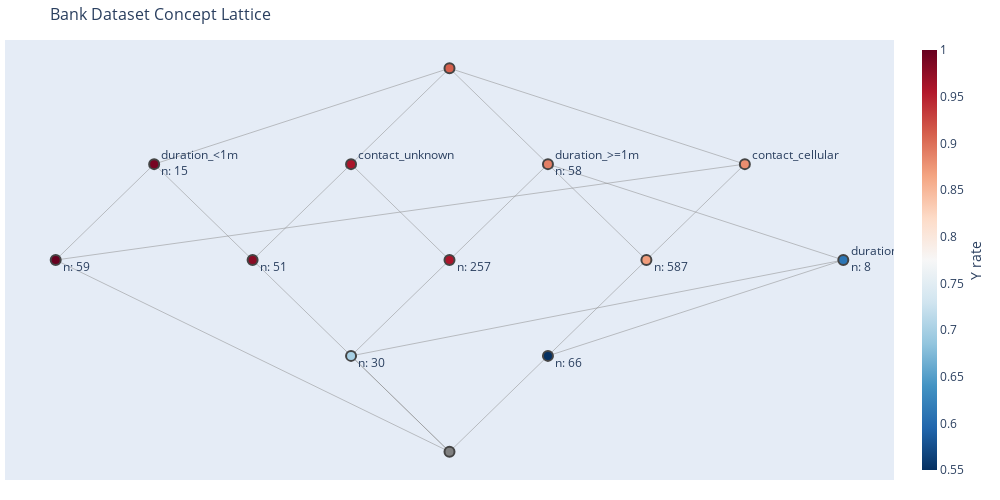

The cell this chart's notebook holds for it:
### Code cell
fig.show()

### Figure 1 — Plotly figure (JSON) as saved in the notebook; plotly's stock layout.template omitted (floating-point values rounded to 4 significant figures)
{"data": [{"hoverinfo": "none", "line": {"color": "#888", "width": 0.5}, "mode": "lines", "type": "scatter", "x": [0.5, 0, null, 0.5, 1, null, 0.5, 2, null, 0.5, 0, null, -1.5, -1, null, -1.5, -2, null, -1.5, 0, null, 0, 0.5, null, 0, -0.5, null, 0, -2, null, 0, -1, null, 0.5, 1, null, 0.5, 2, null, 1, 1.5, null, -0.5, 0, null, -0.5, -1, null, -0.5, 0, null, -0.5, 0, null, -0.5, 2, null, -2, 1.5, null, 0, 1.5, null], "y": [4, 3, null, 4, 3, null, 4, 3, null, 4, 5, null, 4, 3, null, 4, 3, null, 4, 5, null, 1, 2, null, 1, 2, null, 1, 3, null, 1, 3, null, 2, 3, null, 2, 3, null, 3, 4, null, 4, 3, null, 4, 3, null, 4, 5, null, 2, 3, null, 2, 3, null, 3, 4, null, 5, 4, null]}, {"hoverinfo": "text", "hovertext": ["Concept 3<br>extent (len: 1006): 2398, 800, 2288, 3615, 3548, 1115, 4053, 838, 4141, 1189,...<br>intent (len: 1): duration_>=1m<br>new extent (len: 58): 1545, 1505, 2627, 3632, 3631, 2677, 2402, 501, 3258, 2531,...<br>new intent (len: 1): duration_>=1m<br>mean_y_true: 0.12<br>mean_y_pred: 0.09<br>Metrics<br>\taccuracy: 0.89<br>\tprecision: 0.6<br>\trecall: 0.44<br>\tneg_precision: 0.92<br>\tneg_recall: 0.96<br><br>", "Concept 1<br>extent (len: 125): 3134, 1583, 3214, 4374, 1075, 8, 3671, 1777, 3892, 2501,...<br>intent (len: 1): duration_<1m<br>new extent (len: 15): 3988, 1569, 408, 3408, 2387, 4468, 2662, 3462, 3166, 3487,...<br>new intent (len: 1): duration_<1m<br>mean_y_true: 0.01<br>mean_y_pred: 0.0<br>Metrics<br>\taccuracy: 0.99<br>\tprecision: 0.0<br>\trecall: 0.0<br>\tneg_precision: 0.99<br>\tneg_recall: 1.0<br><br>", "Concept 12<br>extent (len: 0): emptyset<br>intent (len: 5): duration_<1m, duration_>=1m, duration_>=10m, contact_cellular, contact_unknown<br>new extent (len: 0): emptyset<br>new intent (len: 0): emptyset<br><br>", "Concept 11<br>extent (len: 66): 3614, 1876, 415, 4077, 2481, 1557, 1192, 3210, 3740, 33,...<br>intent (len: 3): duration_>=1m, duration_>=10m, contact_cellular<br>new extent (len: 66): 3463, 1896, 3740, 1991, 99, 589, 2211, 1557, 33, 450,...<br>new intent (len: 0): emptyset<br>mean_y_true: 0.48<br>mean_y_pred: 0.64<br>Metrics<br>\taccuracy: 0.55<br>\tprecision: 0.52<br>\trecall: 0.69<br>\tneg_precision: 0.58<br>\tneg_recall: 0.41<br><br>", "Concept 9<br>extent (len: 653): 2398, 800, 2288, 3615, 3548, 1115, 4053, 838, 4141, 1189,...<br>intent (len: 2): duration_>=1m, contact_cellular<br>new extent (len: 587): 1055, 3036, 2288, 1189, 744, 2118, 4020, 468, 960, 1042,...<br>new intent (len: 0): emptyset<br>mean_y_true: 0.15<br>mean_y_pred: 0.11<br>Metrics<br>\taccuracy: 0.87<br>\tprecision: 0.58<br>\trecall: 0.43<br>\tneg_precision: 0.9<br>\tneg_recall: 0.94<br><br>", "Concept 2<br>extent (len: 338): 2344, 4018, 1878, 937, 2754, 2792, 3707, 3964, 2873, 1659,...<br>intent (len: 1): contact_unknown<br>new extent (len: 0): emptyset<br>new intent (len: 1): contact_unknown<br>mean_y_true: 0.04<br>mean_y_pred: 0.01<br>Metrics<br>\taccuracy: 0.96<br>\tprecision: 0.8<br>\trecall: 0.27<br>\tneg_precision: 0.97<br>\tneg_recall: 1.0<br><br>", "Concept 10<br>extent (len: 30): 2775, 4511, 297, 1315, 2688, 2347, 1175, 2464, 4498, 1877,...<br>intent (len: 3): duration_>=1m, duration_>=10m, contact_unknown<br>new extent (len: 30): 1315, 1877, 2651, 4505, 2347, 297, 3810, 1175, 3091, 1454,...<br>new intent (len: 0): emptyset<br>mean_y_true: 0.4<br>mean_y_pred: 0.17<br>Metrics<br>\taccuracy: 0.7<br>\tprecision: 0.8<br>\trecall: 0.33<br>\tneg_precision: 0.68<br>\tneg_recall: 0.94<br><br>", "Concept 8<br>extent (len: 287): 2344, 4018, 1878, 937, 2754, 2792, 3707, 3964, 2873, 1659,...<br>intent (len: 2): duration_>=1m, contact_unknown<br>new extent (len: 257): 564, 567, 2658, 4475, 2939, 1024, 1270, 1971, 1564, 4311,...<br>new intent (len: 0): emptyset<br>mean_y_true: 0.05<br>mean_y_pred: 0.02<br>Metrics<br>\taccuracy: 0.96<br>\tprecision: 0.8<br>\trecall: 0.29<br>\tneg_precision: 0.96<br>\tneg_recall: 1.0<br><br>", "Concept 7<br>extent (len: 59): 3415, 3531, 3231, 596, 4464, 3048, 1965, 3713, 1108, 3042,...<br>intent (len: 2): duration_<1m, contact_cellular<br>new extent (len: 59): 2414, 3042, 3048, 4100, 2218, 2063, 32, 4514, 330, 1598,...<br>new intent (len: 0): emptyset<br>mean_y_true: 0.0<br>mean_y_pred: 0.0<br>Metrics<br>\taccuracy: 1.0<br>\tprecision: 0.0<br>\trecall: 0.0<br>\tneg_precision: 1.0<br>\tneg_recall: 1.0<br><br>", "Concept 0<br>extent (len: 1131): 2398, 800, 2288, 3615, 3548, 1115, 4053, 838, 4141, 1189,...<br>intent (len: 0): emptyset<br>new extent (len: 0): emptyset<br>new intent (len: 0): emptyset<br>mean_y_true: 0.11<br>mean_y_pred: 0.08<br>Metrics<br>\taccuracy: 0.91<br>\tprecision: 0.6<br>\trecall: 0.43<br>\tneg_precision: 0.93<br>\tneg_recall: 0.96<br><br>", "Concept 6<br>extent (len: 104): 3614, 1876, 415, 4077, 2481, 1557, 1192, 3210, 3740, 33,...<br>intent (len: 2): duration_>=1m, duration_>=10m<br>new extent (len: 8): 1912, 3889, 1534, 3333, 1507, 4495, 465, 30<br>new intent (len: 1): duration_>=10m<br>mean_y_true: 0.46<br>mean_y_pred: 0.51<br>Metrics<br>\taccuracy: 0.61<br>\tprecision: 0.57<br>\trecall: 0.62<br>\tneg_precision: 0.65<br>\tneg_recall: 0.59<br><br>", "Concept 5<br>extent (len: 51): 3134, 1583, 3214, 4374, 1075, 8, 3671, 1777, 3892, 2501,...<br>intent (len: 2): duration_<1m, contact_unknown<br>new extent (len: 51): 2844, 139, 3280, 3597, 1583, 2307, 1038, 4143, 1784, 4073,...<br>new intent (len: 0): emptyset<br>mean_y_true: 0.02<br>mean_y_pred: 0.0<br>Metrics<br>\taccuracy: 0.98<br>\tprecision: 0.0<br>\trecall: 0.0<br>\tneg_precision: 0.98<br>\tneg_recall: 1.0<br><br>", "Concept 4<br>extent (len: 712): 2398, 800, 2288, 3615, 3548, 1115, 4053, 838, 4141, 1189,...<br>intent (len: 1): contact_cellular<br>new extent (len: 0): emptyset<br>new intent (len: 1): contact_cellular<br>mean_y_true: 0.14<br>mean_y_pred: 0.1<br>Metrics<br>\taccuracy: 0.88<br>\tprecision: 0.58<br>\trecall: 0.43<br>\tneg_precision: 0.91<br>\tneg_recall: 0.95<br><br>"], "marker": {"color": [0.89, 0.99, "grey", 0.55, 0.87, 0.96, 0.7, 0.96, 1, 0.91, 0.61, 0.98, 0.88], "colorbar": {"thickness": 15, "title": {"side": "right", "text": "Y rate"}, "xanchor": "left"}, "colorscale": [[0, "rgb(103,0,31)"], [0.1, "rgb(178,24,43)"], [0.2, "rgb(214,96,77)"], [0.3, "rgb(244,165,130)"], [0.4, "rgb(253,219,199)"], [0.5, "rgb(247,247,247)"], [0.6, "rgb(209,229,240)"], [0.7, "rgb(146,197,222)"], [0.8, "rgb(67,147,195)"], [0.9, "rgb(33,102,172)"], [1, "rgb(5,48,97)"]], "line": {"width": 2}, "reversescale": true, "showscale": true, "size": 10}, "mode": "markers+text", "text": ["duration_>=1m<br>n: 58", "duration_<1m<br>n: 15", "<br>", "<br>n: 66", "<br>n: 587", "contact_unknown<br>", "<br>n: 30", "<br>n: 257", "<br>n: 59", "<br>", "duration_>=10m<br>n: 8", "<br>n: 51", "contact_cellular<br>"], "textposition": "middle right", "type": "scatter", "x": [0.5, -1.5, 0, 0.5, 1, -0.5, -0.5, 0, -2, 0, 2, -1, 1.5], "y": [4, 4, 1, 2, 3, 4, 2, 3, 3, 5, 3, 3, 4]}], "layout": {"height": 500, "hovermode": "closest", "margin": {"b": 20, "l": 5, "r": 5, "t": 40}, "showlegend": false, "title": {"font": {"size": 16}, "text": "Bank Dataset Concept Lattice"}, "width": 1000, "xaxis": {"showgrid": false, "showticklabels": false, "zeroline": false}, "yaxis": {"showgrid": false, "showticklabels": false, "zeroline": false}}}
